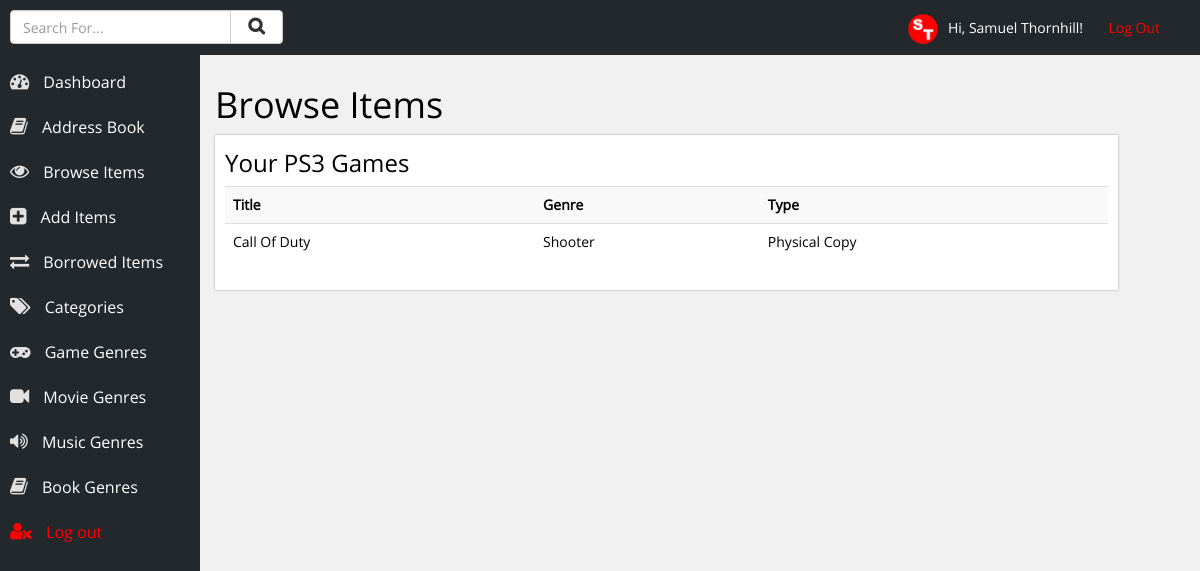
Page /items.php?category=1 (signed in) on the committed database.
### tables this page shows
CREATE TABLE IF NOT EXISTS `users` (
  `id` int(10) NOT NULL AUTO_INCREMENT,
  `username` varchar(20) NOT NULL,
  `name` varchar(50) NOT NULL,
  `password` varchar(12) NOT NULL,
  PRIMARY KEY (`id`)
);

CREATE TABLE IF NOT EXISTS `categories` (
  `id` int(11) NOT NULL AUTO_INCREMENT,
  `category` varchar(150) NOT NULL,
  PRIMARY KEY (`id`)
);

CREATE TABLE IF NOT EXISTS `items` (
  `id` int(25) NOT NULL AUTO_INCREMENT,
  `item_name` varchar(200) NOT NULL,
  `item_category` int(3) NOT NULL,
  `genre` varchar(50) NOT NULL,
  `type` varchar(50) NOT NULL,
  `album` varchar(100) NOT NULL,
  `track` int(3) NOT NULL,
  `artist` varchar(100) NOT NULL,
  `location` varchar(100) NOT NULL,
  `borrowed` int(1) NOT NULL,
  `author` varchar(100) NOT NULL,
  `isbn` varchar(30) NOT NULL,
  PRIMARY KEY (`id`)
);

CREATE TABLE IF NOT EXISTS `game_genre` (
  `id` int(11) NOT NULL AUTO_INCREMENT,
  `genre_name` varchar(50) NOT NULL,
  PRIMARY KEY (`id`)
);

CREATE TABLE IF NOT EXISTS `game_type` (
  `id` int(11) NOT NULL AUTO_INCREMENT,
  `type_name` varchar(50) NOT NULL,
  PRIMARY KEY (`id`)
);

### inc/account-info.php (called while the page is built, shortened)
<?php
	$loggedIn = $_SESSION['username'];
	$result = mysqli_query($con, "SELECT * FROM users WHERE username = '$loggedIn'");
	while ($row = mysqli_fetch_array($result)) {
		$name = $row['name'];
	}
?>

### inc/results/show-games.php (the view)
<?php
	$categoryNumber = $_GET['category'];
	$getCategoryName = mysqli_query($con, "SELECT * FROM categories WHERE id='$categoryNumber'");
	while ($row = mysqli_fetch_array($getCategoryName)) {
		$categoryName = $row['category'];
	}
?>
<h3>Your <?php echo $categoryName; ?></h3>
<table class="table table-items table-striped">
	<tr>
		<th>Title</th>
		<th>Genre</th>
		<th>Type</th>
	</tr>
	<?php
		$result = mysqli_query($con, "SELECT * FROM items WHERE item_category='$categoryNumber' ORDER BY item_name ASC");
		while ($row = mysqli_fetch_array($result)) {
			$genreName = $row['genre'];
			$typeName = $row['type'];
			if($row['borrowed']>0) {
				echo '<tr style="font-weight:bold; color:red; background-color:#e1e1e1;" class="list" onclick="location.href=\'item.php?id=' . $row['id'] . '\'">';
					echo '<td>' . $row['item_name'] . '</td>';
					$getGenreName = mysqli_query($con, "SELECT * FROM game_genre WHERE id='$genreName'");
					while ($row = mysqli_fetch_array($getGenreName)) {
						echo '<td>' . $row['genre_name'] . '</td>';
					}
					$getTypeName = mysqli_query($con, "SELECT * FROM game_type WHERE id='$typeName'");
					while ($row = mysqli_fetch_array($getTypeName)) {
						echo '<td>' . $row['type_name'] . '</td>';
					}
				echo '</tr>';
			}
			else {
				echo '<tr class="list" onclick="location.href=\'item.php?id=' . $row['id'] . '\'">';
					echo '<td>' . $row['item_name'] . '</td>';
					$getGenreName = mysqli_query($con, "SELECT * FROM game_genre WHERE id='$genreName'");
					while ($row = mysqli_fetch_array($getGenreName)) {
						echo '<td>' . $row['genre_name'] . '</td>';
					}
					$getTypeName = mysqli_query($con, "SELECT * FROM game_type WHERE id='$typeName'");
					while ($row = mysqli_fetch_array($getTypeName)) {
						echo '<td>' . $row['type_name'] . '</td>';
					}
				echo '</tr>';
			}
		}
	?>
</table>

### inc/head.php (shortened to what this page needs)
<!DOCTYPE html>
<html lang="en">
<head>
	<link rel="stylesheet" href="css/bootstrap.min.css" />
	<link rel="stylesheet" href="css/main.css" />
	<link rel="stylesheet" href="css/font-awesome.min.css" />
</head>
<body>
<div class="container-fluid">
	<header>
		<p class="log-out"><img style="max-height:30px; margin-right:10px;" src="images/logo.png" alt="Samuel Thornhill" />Hi, <?php echo $name; ?>! &nbsp; &nbsp; &nbsp; <a href="handlers/log-out.php">Log Out</a></p>
		<div class="row">
			<div class="col-xs-3">
				<p style="">
					<form action="search-results.php" method="POST">
						<div class="input-group">
							<input type="text" class="form-control" name="term" placeholder="Search For..." />
							<span class="input-group-btn">
								<button class="btn btn-default" style="margin-top:-20px;" type="submit" name="submit"><i class="fa fa-search" style="font-weight:bold; padding-left:5px; padding-right:5px; font-size:125%;"></i></button>
							</span>
						</div>
					</form>
				</p>
			</div>
		</div>
	</header>
	<div class="navigation">
		<ul>
			<li><a href="index.php"><i class="fa fa-tachometer"></i> Dashboard</a></li>
			<li><a href="contacts.php"><i class="fa fa-book"></i> Address Book</a></li>
			<li><a href="choose-category.php"><i class="fa fa-eye"></i> Browse Items</a></li>
			<li><a href="add-item.php"><i class="fa fa-plus-square"></i> Add Items</a></li>
			<li><a href="borrowed.php"><i class="fa fa-exchange"></i> Borrowed Items</a></li>
			<li><a href="categories.php"><i class="fa fa-tags"></i> Categories</a></li>
			<li><a href="genre.php?genre=Game"><i class="fa fa-gamepad"></i> Game Genres</a></li>
			<li><a href="genre.php?genre=Movie"><i class="fa fa-video-camera"></i> Movie Genres</a></li>
			<li><a href="genre.php?genre=Music"><i class="fa fa-volume-up"></i> Music Genres</a></li>
			<li><a href="genre.php?genre=Book"><i class="fa fa-book"></i> Book Genres</a></li>
			<li><a style="color:red;" href="handlers/log-out.php"><i style="color:red;" class="fa fa-user-times"></i> Log out</a></li>
		</ul>
	</div>

### css/main.css (style rules this page uses)
body { font-size: 14px; font-family: open-sans; background-color: #f1f1f1; color: black; }
header { width: 100%; background-color: #23282D; height: 55px; line-height: 55px; position: fixed; top: 0px; left: 0px; color: white; z-index: 99; padding-left: 10px; padding-right: 10px; }
header .log-out { float: right; margin-right: 30px; }
header .log-out a { text-decoration: none; color: red; }
.navigation { background-color: #23282D; width: 200px; height: 100%; float: left; position: fixed; top: 0px; left: 0px; padding-top: 40px; color: white; font-size: 16px; }
.navigation ul { list-style-type: none; margin: 0px; padding: 0px; margin-top: 20px; }
.navigation ul li { margin: 0px; padding: 0px; }
.navigation ul li a { color: white; text-decoration: none; height: 45px; line-height: 45px; display: block; padding-left: 10px; }
.navigation ul li a .fa { padding-right: 10px; font-size: 120%; color: #e1e1e1; }
.section h1, .section h2, .section h3, .section h4, .section h5, .section h6 { margin-top: 5px; }

### rows in the picture
users: name "Samuel Thornhill"
categories: category "PS3 Games"
items: item_name "Call Of Duty"
game_genre: genre_name "Shooter"
game_type: type_name "Physical Copy"
